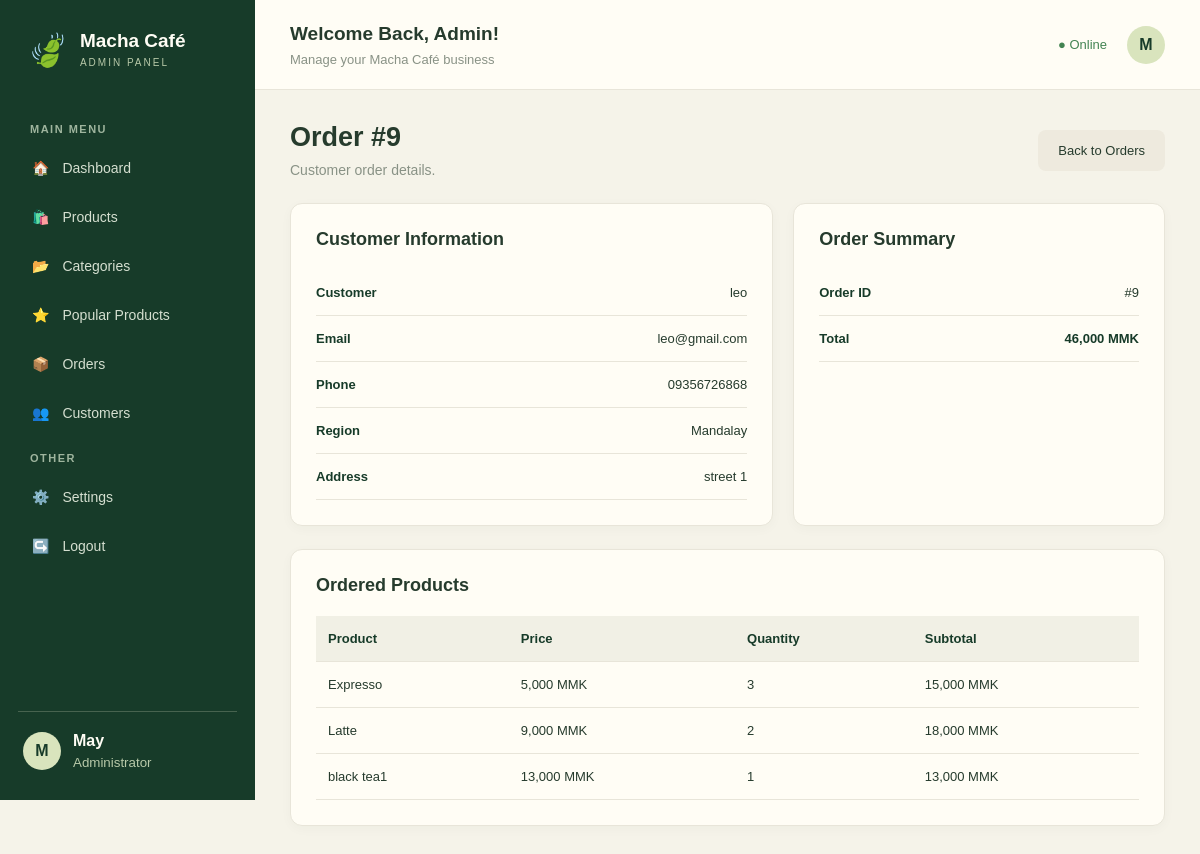
The page /admin/order_details.php?id=9 (signed in) on the database its author committed.
### tables this page shows
CREATE TABLE `orders` (
  `id` int(11) NOT NULL,
  `user_id` int(11) NOT NULL,
  `phone` varchar(30) NOT NULL,
  `region` varchar(100) NOT NULL,
  `address` text NOT NULL,
  `total` decimal(12,2) NOT NULL,
  `status` enum('Pending','Processing','Completed','Cancelled') DEFAULT 'Pending',
  `order_date` datetime DEFAULT current_timestamp()
);

CREATE TABLE `users` (
  `id` int(11) NOT NULL,
  `user_name` varchar(255) NOT NULL,
  `email` varchar(255) NOT NULL,
  `password` varchar(255) NOT NULL,
  `created_at` timestamp NOT NULL DEFAULT current_timestamp() ON UPDATE current_timestamp()
);

CREATE TABLE `order_items` (
  `id` int(11) NOT NULL,
  `order_id` int(11) NOT NULL,
  `product_id` int(11) NOT NULL,
  `product_name` varchar(255) NOT NULL,
  `price` decimal(12,2) NOT NULL,
  `quantity` int(11) NOT NULL,
  `subtotal` decimal(12,2) NOT NULL
);

### admin/order_details.php (the view, shortened to what this page needs)
<?php
include('../connection.php');
$id = (int)($_GET['id'] ?? 0);
$orderResult = mysqli_query($conn, "
    SELECT o.*,u.user_name,u.email
    FROM orders o
    LEFT JOIN users u ON o.user_id=u.id
    WHERE o.id=$id
");
$order = mysqli_fetch_assoc($orderResult);
$items = mysqli_query($conn, "
    SELECT * FROM order_items
    WHERE order_id=$id
    ORDER BY id ASC
");
?>
<!DOCTYPE html>
<html lang="en">
<head>
    <link rel="stylesheet" href="../css/admin.css">
</head>
<body>
    <div class="admin-layout">
        <?php include('sidebar.php'); ?>
        <main class="main-content">
            <?php include('header.php'); ?>
            <section class="content">
                <div class="page-heading heading-flex">
                    <div>
                        <h1>Order #<?= $order['id'] ?></h1>
                        <p>Customer order details.</p>
                    </div>
                    <a href="orders.php" class="cancel-btn">Back to Orders</a>
                </div>
                <div class="details-grid">
                    <div class="section-card">
                        <h3>Customer Information</h3>
                        <div class="detail-item">
                            <strong>Customer</strong>
                            <span><?= htmlspecialchars($order['user_name'] ?? 'Unknown') ?></span>
                        </div>
                        <div class="detail-item">
                            <strong>Email</strong>
                            <span><?= htmlspecialchars($order['email'] ?? 'N/A') ?></span>
                        </div>
                        <div class="detail-item">
                            <strong>Phone</strong>
                            <span><?= htmlspecialchars($order['phone']) ?></span>
                        </div>
                        <div class="detail-item">
                            <strong>Region</strong>
                            <span><?= htmlspecialchars($order['region']) ?></span>
                        </div>
                        <div class="detail-item">
                            <strong>Address</strong>
                            <span><?= nl2br(htmlspecialchars($order['address'])) ?></span>
                        </div>
                    </div>
                    <div class="section-card">
                        <h3>Order Summary</h3>
                        <div class="detail-item">
                            <strong>Order ID</strong>
                            <span>#<?= $order['id'] ?></span>
                        </div>
                        <div class="detail-item">
                            <strong>Total</strong>
                            <span class="total-price">
                                <?= number_format($order['total']) ?> MMK
                            </span>
                        </div>
                    </div>
                </div>
                <div class="section-card">
                    <h3>Ordered Products</h3>
                    <div class="table-responsive">
                        <table class="admin-table">
                            <thead>
                                <tr>
                                    <th>Product</th>
                                    <th>Price</th>
                                    <th>Quantity</th>
                                    <th>Subtotal</th>
                                </tr>
                            </thead>
                            <tbody>
                                <?php if (mysqli_num_rows($items) > 0) { ?>
                                    <?php while ($item = mysqli_fetch_assoc($items)) { ?>
                                        <tr>
                                            <td><?= htmlspecialchars($item['product_name']) ?></td>
                                            <td><?= number_format($item['price']) ?> MMK</td>
                                            <td><?= $item['quantity'] ?></td>
                                            <td><?= number_format($item['subtotal']) ?> MMK</td>
                                        </tr>
                                    <?php } ?>
                                <?php } else { ?>
                                    <tr>
                                        <td colspan="4" class="empty-row">No Order Items</td>
                                    </tr>
                                <?php } ?>
                            </tbody>
                        </table>
                    </div>
                </div>
            </section>
        </main>
    </div>
</body>
</html>

### css/admin.css (style rules this page uses)
:root { --green: #173b29; --green-light: #315b40; --green-soft: #e5eddf; --cream: #f5f3e9; --white: #fffdf5; --text: #263b2d; --muted: #899286; --border: #e8e5d9; --red: #a33b30; }
* { margin: 0; padding: 0; box-sizing: border-box; }
body { font-family: Arial, sans-serif; background: var(--cream); color: var(--text); }
a { text-decoration: none; color: inherit; }
.admin-layout { display: flex; min-height: 100vh; }
.main-content { width: calc(100% - 255px); margin-left: 255px; min-width: 0; }
.content { padding: 32px 35px; width: 100%; }
.page-heading { margin-bottom: 25px; }
.page-heading h1 { font-size: 27px; margin-bottom: 9px; }
.page-heading p { font-size: 14px; color: var(--muted); }
.heading-flex { display: flex; align-items: center; justify-content: space-between; gap: 15px; }
.cancel-btn { display: inline-block; padding: 13px 20px; border-radius: 8px; background: #eeeade; color: var(--text); font-size: 13px; }
.section-card { background: var(--white); border: 1px solid var(--border); border-radius: 12px; padding: 25px; margin-bottom: 23px; box-shadow: 0 3px 12px rgba(20, 50, 30, .03); }
.section-card h3 { font-size: 18px; margin-bottom: 20px; }
.table-responsive { width: 100%; overflow-x: auto; }
.admin-table { width: 100%; min-width: 650px; border-collapse: collapse; }
.admin-table th, .admin-table td { padding: 15px 12px; text-align: left; border-bottom: 1px solid var(--border); font-size: 13px; white-space: nowrap; }
.admin-table th { background: #f1f0e5; color: var(--green); font-weight: bold; }
.details-grid { display: grid; grid-template-columns: 1.3fr 1fr; gap: 20px; }
.detail-item { display: flex; justify-content: space-between; gap: 15px; padding: 15px 0; border-bottom: 1px solid var(--border); font-size: 13px; }
.detail-item strong { color: var(--green); flex-shrink: 0; }
.detail-item span { text-align: right; overflow-wrap: anywhere; }
.total-price { font-weight: bold; color: var(--green); }

### rows shown on the page
orders: id "9", user.user_name "leo", user.email "leo@gmail.com", phone "09356726868", region "Mandalay", address "street 1", total "46,000"
order_items: product_name "Expresso", price "5,000", quantity "3", subtotal "15,000"
order_items: product_name "Latte", price "9,000", quantity "2", subtotal "18,000"
order_items: product_name "black tea1", price "13,000", quantity "1", subtotal "13,000"

### other values the page prints
substr($_SESSION['admin_name'], 0, 1) "M"
$_SESSION['admin_name'] "May"
